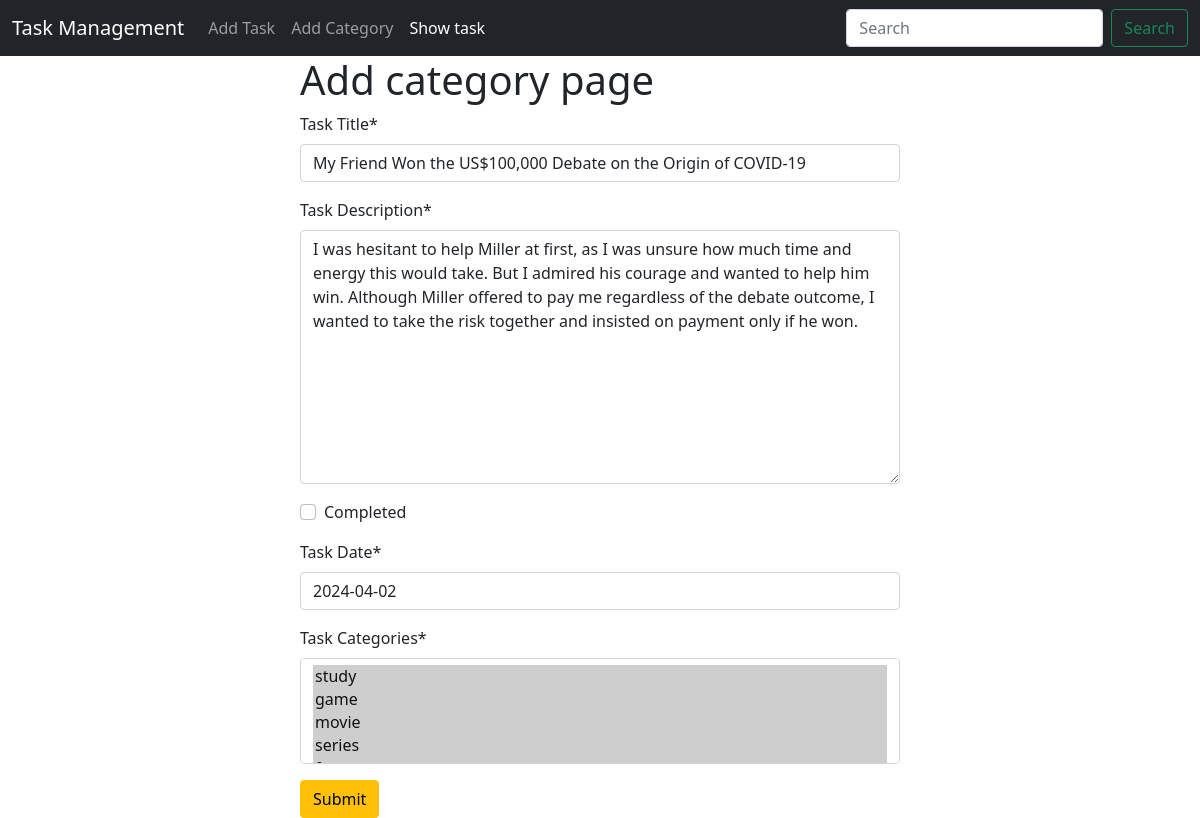
The app's page /task/edit/13 with its own data.
### task/models.py (models this page shows, shortened)
class TaskModel(models.Model):
    taskTitle = models.CharField(max_length=255, verbose_name="Task Title")
    taskDescription = models.TextField(verbose_name="Task Description")
    is_completed = models.BooleanField(default=False, verbose_name="Completed")
    taskAssignDate = models.DateField(verbose_name="Task Date")
    categories = models.ManyToManyField(TaskCategory, verbose_name="Task Categories")

### task/views.py (the view, shortened to what this page needs)
# urls.py: path('edit/<int:id>', views.edit_task, name='edit_task'),
def edit_task(request, id):
    task = models.TaskModel.objects.get(pk=id)
    task_form = forms.TaskForm(instance=task)
    return render(request, 'add_task.html', {'form' : task_form})

### task/forms.py
class TaskForm(forms.ModelForm):
    class Meta:
        model = TaskModel
        fields = '__all__'

### category/models.py (called while the page is built)
    def __str__(self):
        return self.name

### task/templates/add_task.html (shortened to what this page needs)
{% extends 'base.html' %}
{% load crispy_forms_tags %}
{% block content %}
<form style="width:50% ; margin : auto" method="post">
    <h1>Add category page</h1>
    {{form | crispy}}
    <button class="btn btn-warning">Submit</button>
</form>
{% endblock %}

### records on screen
TaskModel: taskTitle "My Friend Won the US$100,000 Debate on the Origin of COVID-19", taskDescription "I was hesitant to help Miller at first, as I was unsure how much time and energy this would take. But I admired his courage and wanted to help him win. Although Miller offered to pay me regardless of the debate outcome, I wanted to take the risk together and insisted on payment only if he won.", taskAssignDate "2024-04-02"
